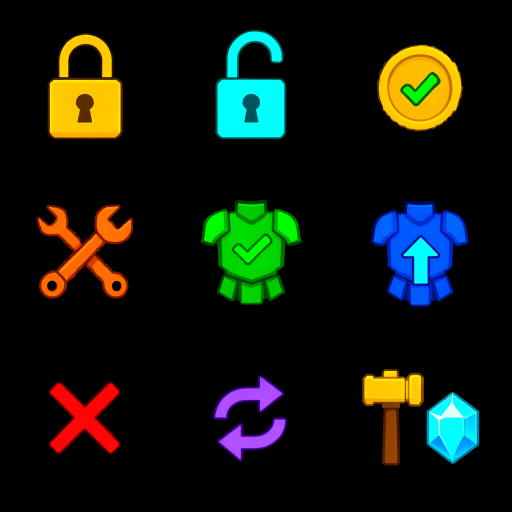
#> input picture art/equipment-actions/source.png, 1024 x 1024 px (shown at 1/2 size)
$ python extract.py
#> lines starting #> are read from the running program, lines starting #| are printed output that depends on the picture
from PIL import Image
import json, hashlib
from pathlib import Path
root=Path(__file__).resolve().parents[2]; out=root/'src/assets/equipment-actions';out.mkdir(parents=True,exist_ok=True)
im=Image.open(root/'art/equipment-actions/source.png').convert('RGBA')
#> im is the input picture: PIL image 1024x1024 RGBA; mean R, G, B, A 19.1, 25, 15.4, 255
names=['lock','unlock','sell','dismantle','equipped','equip','close','inherit','forge']
manifest={'version':1,'generator':'ComfyUI Qwen Image 2.1','prompt_id':'908dd4b0-86db-4157-9b94-f05231a8f6fe','workflow':'art/equipment-actions/workflow.json','icons':[]}
for i,name in enumerate(names):
 x=(i%3)*im.width//3;y=(i//3)*im.height//3
 cell=im.crop((x,y,x+im.width//3,y+im.height//3));px=[]
 for r,g,b,a in cell.getdata():
  m=max(r,g,b);alpha=0 if m<18 else m
  px.append((min(255,round(r*255/m)),min(255,round(g*255/m)),min(255,round(b*255/m)),alpha) if alpha else (0,0,0,0))
 cell.putdata(px);box=cell.getbbox();cell=cell.crop(box);cell.thumbnail((204,204),Image.Resampling.LANCZOS)
 master=Image.new('RGBA',(256,256));master.alpha_composite(cell,((256-cell.width)//2,(256-cell.height)//2))
 master.save(out/(name+'-master.png'));master.resize((64,64),Image.Resampling.LANCZOS).save(out/(name+'.webp'),lossless=True)
 manifest['icons'].append({'asset_id':'equipment_action_'+name,'master':name+'-master.png','runtime':name+'.webp','sha256':hashlib.sha256((out/(name+'.webp')).read_bytes()).hexdigest()})
#> this loop made 9 passes
#> box on passes 1 to 9: (95, 66, 246, 279), (90, 59, 232, 279), (72, 89, 245, 263), (73, 68, 267, 257), (60, 58, 262, 268), (59, 60, 256, 273), (97, 81, 241, 227), (85, 68, 233, 241), (42, 56, 277, 249)
#> pass 1, `cell = im.crop((x, y, x + im.width // 3, y + im.height // 3))`:
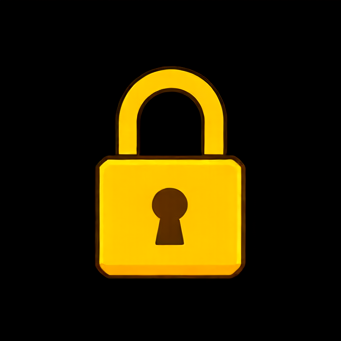
#> cell: PIL image 341x341 RGBA; mean R, G, B, A 43.3, 33.2, 0.1, 255; transparent parts drawn white
#> pass 1, `cell = cell.crop(box)`:
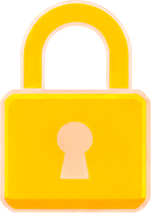
#> cell: PIL image 151x213 RGBA; mean R, G, B, A 187.5, 134.7, 0.4, 156.6; transparent parts drawn white
#> pass 1, `master.save(out / (name + '-master.png'))`:
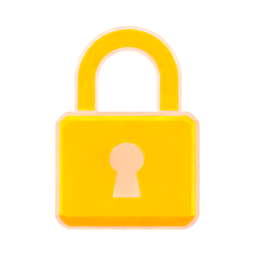
#> saved as lock-master.png: PIL image 256x256 RGBA; mean R, G, B, A 86.5, 61.3, 0.2, 70.6; transparent parts drawn white
#> after the loop:
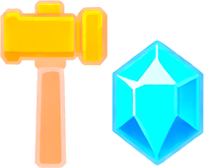
#> cell: PIL image 204x168 RGBA; mean R, G, B, A 76.5, 101.8, 65.9, 108.5; transparent parts drawn white
#> after the loop:
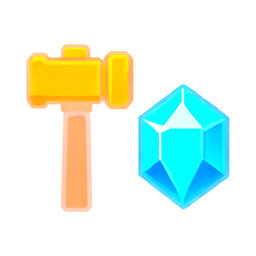
#> master: PIL image 256x256 RGBA; mean R, G, B, A 40, 53.2, 34.5, 56.7; transparent parts drawn white
(out/'manifest.json').write_text(json.dumps(manifest,ensure_ascii=False,indent=2),encoding='utf8')
